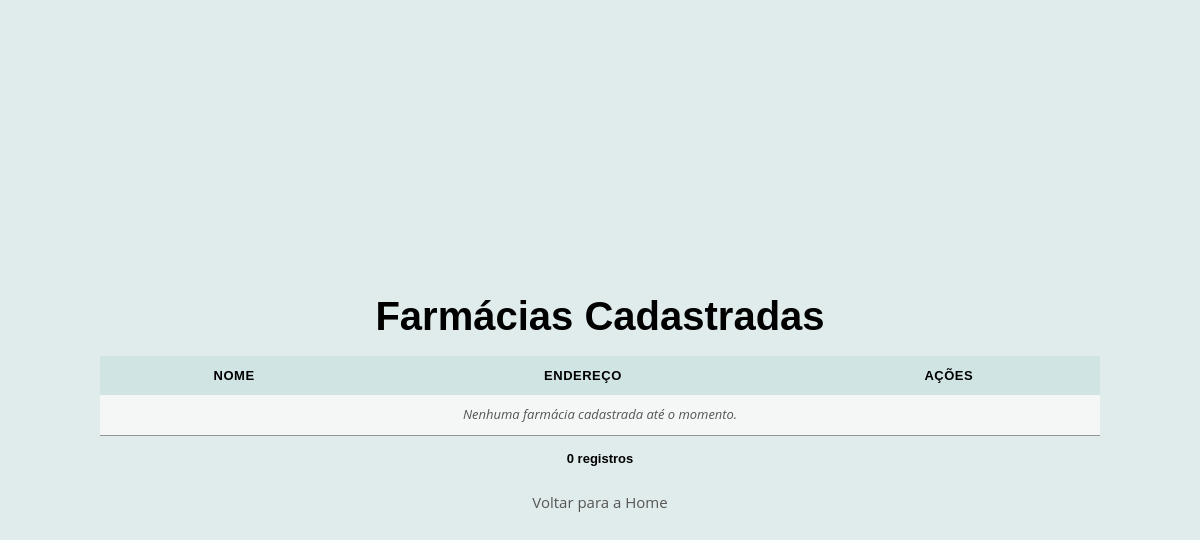
/farmacia/listar/, run on an earlier commit of the app's database.
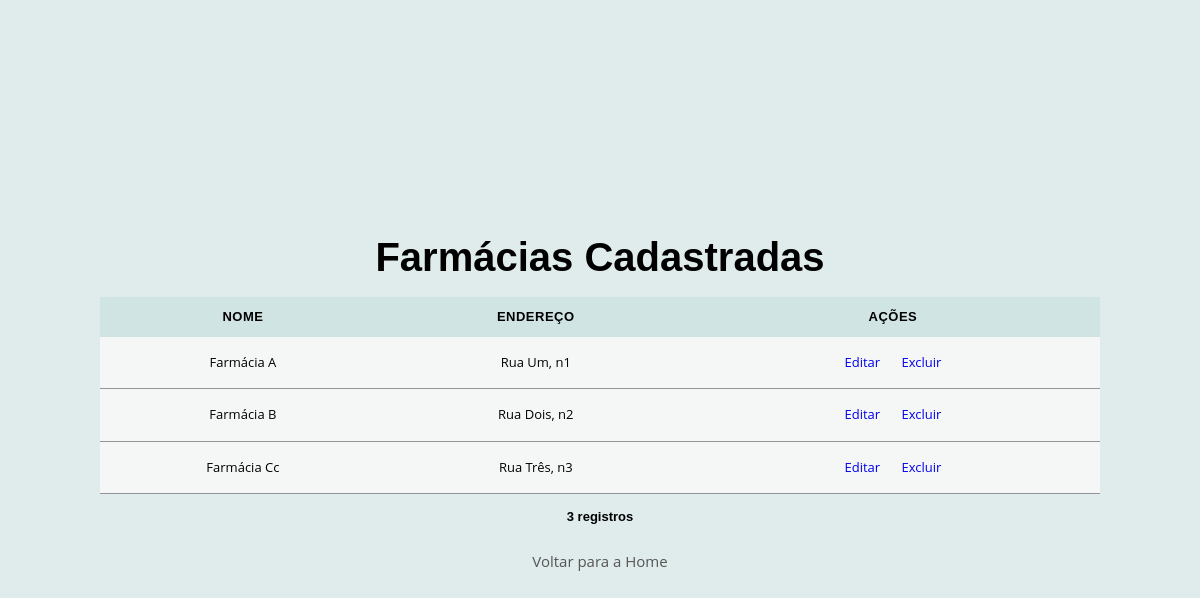
And on a later commit of the database.
### farmacia/models.py (models this page shows, shortened)
class Farmacia(models.Model):
    nome = models.CharField('Nome', max_length=100, unique=True)
    endereco = models.CharField('Endereço', max_length=255)
    class Meta:
        constraints = [
            models.UniqueConstraint(
                fields=['nome', 'endereco'],
                name='unique_farmacia_endereco'
            )
        ]

### farmacia/views.py (the view)
# urls.py: path('listar/', views.listar, name='listar'),
def listar(request):
    farmacias = Farmacia.objects.all()
    return render(
        request,
        'farmacia/listar.html',
        {'farmacias': farmacias,
         'titulo': 'Farmácias Cadastradas'})

### farmacia/templates/farmacia/listar.html (shortened to what this page needs)
{% include "base/partials/head.html" %}
  <body id="body" class="main-bg main-content">
    <section id="lista-farmacias" class="main-content section-page">
      <div>
        <h3>Farmácias Cadastradas</h3>
      </div>
      <div>
        <table class="tabela">
          <thead>
            <tr>
              <th>Nome</th>
              <th>Endereço</th>
              <th>Ações</th>
            </tr>
          </thead>
          <tbody>
            {% for farmacia in farmacias %}
            <tr>
              <td>{{ farmacia.nome }}</td>
              <td>{{ farmacia.endereco }}</td>
              <td>
                <a href="{% url 'farmacia:atualizar' farmacia.id %}" class="btn-editar" onclick="return confirm('ATENÇÃO: Deseja realmente EDITAR a farmácia &quot;{{ farmacia.nome }}&quot;?')">Editar</a>
                <a href="{% url 'farmacia:deletar' farmacia.id %}" class="btn-excluir" onclick="return confirm('ATENÇÃO: Deseja realmente EXCLUIR a farmácia &quot;{{ farmacia.nome }}&quot;?')">Excluir</a>
              </td>
            </tr>
            {% empty %}
            <tr>
              <td colspan="3" class="td-colspan">Nenhuma farmácia cadastrada até o momento.</td>
            </tr>
            {% endfor %}
          </tbody>
        </table>
        <span class="span">{{ farmacias|length }} registros</span>
        <a href="{% url 'base:index' %}" class="link-voltar">Voltar para a Home</a>
      </div>
    </section>
  </body>
</html>

### base/templates/base/partials/head.html (shortened to what this page needs)
{% load static %}
<!DOCTYPE html>
<html lang="pt-BR">
  <head>
    <link rel="stylesheet" href="{% static 'global/css/global.css' %}">
    <link rel="stylesheet" href="{% static 'global/css/forms.css' %}">
    <link rel="stylesheet" href="{% static 'global/css/tables.css' %}">
  </head>

### base_static/global/css/global.css (style rules this page uses)
:root { --primary-color: #e0ebeb; --black: #000; --white: #fff; --gap: 6rem; }
* { margin: 0; padding: 0; box-sizing: border-box; }
html { font-size: 62.5%; scroll-behavior: smooth; scroll-snap-type: y mandatory; scroll-padding-top: 2rem; }
#body { font-family: "Open Sans", sans-serif; font-size: 1.6rem; line-height: 1.5; max-width: 100%; background-color: var(--primary-color); }
h1, h2, h3 { font-family: "Montserrat", sans-serif; }
h3 { font-size: 4rem; }
.main-bg { color: var(--black); }
.main-content { max-width: 100rem; margin: 0 auto; }
.section-page { min-height: 100vh; display: flex; flex-direction: column; justify-content: center; text-align: center; }

### base_static/global/css/forms.css (style rules this page uses)
:root { --success-color: #145924; --success-bg: #cce9d3; --success-border: #84ab8e; --error-color: #741720; --error-bg: #f3d4d6; --error-border: #cfaaad; --warning-color: #807700; --warning-bg: #ebe9d4; --warning-border: #cfcc88; }

### base_static/global/css/tables.css (style rules this page uses)
:root { --tabela-bg: #f5f6f6; --th-bg: #d1e4e4; --tr-hover-bg: #e5eeee; --td-border: #929595; --btn-border: #547474; --btn-hover: #2c4646; --color-link: #555555; --destaque-color: #2b8230; --destaque-bg: #daf7dd;; }
.tabela { width: 100%; border-collapse: collapse; margin: 1rem 0; font-family: 'Open Sans', sans-serif; font-size: 1.3rem; background-color: var(--tabela-bg); color: var(--back); }
.tabela th { background-color: var(--th-bg); color: var(--back); padding: 1rem; text-align: center; font-family: 'Montserrat', sans-serif; text-transform: uppercase; letter-spacing: .05rem; }
.tabela td { padding: 1rem; border-bottom: 0.1rem solid var(--td-border); vertical-align: middle; }
.span { display: block; padding: .3rem .8rem; margin-top: 1rem; margin-bottom: 1rem; border-radius: 4px; text-align: center; font-family: 'Montserrat', sans-serif; font-size: 1.3rem; font-weight: bold; }
.btn-editar, .btn-excluir { display: inline-block; text-align: center; margin: 0 3px; text-decoration: none; border: 1px solid transparent; border-radius: 4px; padding: 0.5rem 0.5rem; transition: all 300ms ease-in-out; }
.link-voltar { display: inline-block; margin-top: 1rem; text-decoration: none; font-size: 1.5rem; color: var(--color-link); }

What changed in the data, as far as the page shows it:
added Farmacia: nome "Farmácia A", endereco "Rua Um, n1"
added Farmacia: nome "Farmácia B", endereco "Rua Dois, n2"
added Farmacia: nome "Farmácia Cc", endereco "Rua Três, n3"
Also different on the page:
{{ farmacias|length }}: "0" → "3"
text no longer shown: "Nenhuma farmácia cadastrada até o momento."
